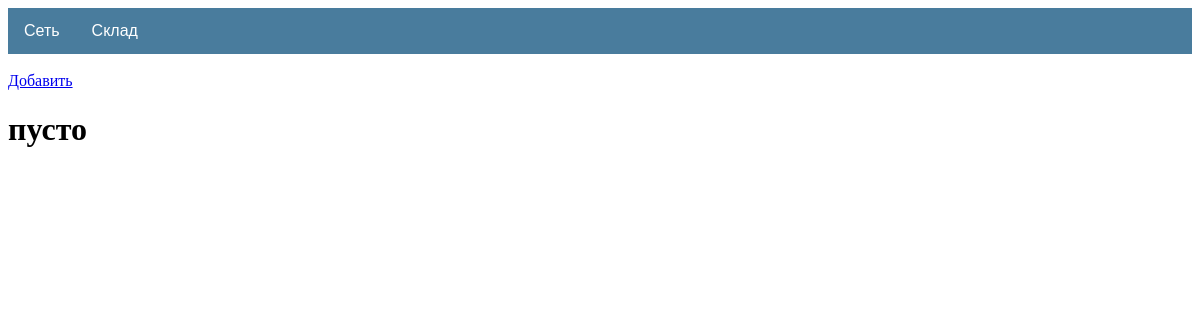
Before: /storage/objects/ with the older database file.
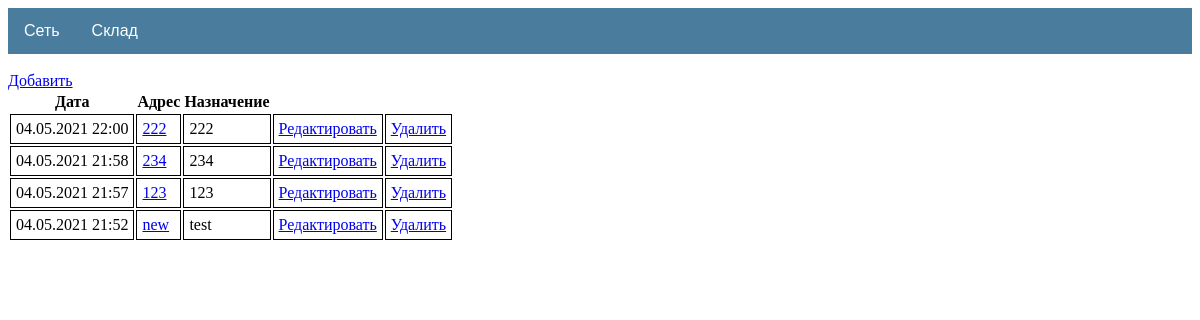
After: the same page with the newer database file.
### storage/models.py (models this page shows, shortened)
class Object(models.Model):
    date_create = models.DateTimeField(auto_now_add=True)
    address = models.CharField(max_length=20, blank=True, verbose_name='Адрес')
    purpose = models.CharField(max_length=20, blank=True, verbose_name='Назначение')
    note = models.CharField(max_length=50, blank=True, verbose_name='Примечание')
    slug = models.SlugField(max_length=100, unique=True, verbose_name='URL')
    class Meta:
        ordering = ['-id']

### storage/views.py (the view)
# urls.py: path('objects/', ObjectList.as_view(), name='object_list'),
class ObjectList(ListView):
    model = Object
    template_name = 'storage/object_list.html'
    context_object_name = 'object_list'

### templates/storage/object_list.html
{% extends 'default.html' %}
{% block content %}
<br>
<a href="{% url 'object_add' %}">Добавить</a>
{%  if object_list %}
<table>
    <tr>
        <th>
            Дата
        </th>
        <th>
            Адрес
        </th>
        <th>
            Назначение
        </th>
    </tr>
{% for object in object_list %}
    <tr>
        <td>
            {{ object.date_create | date:'d.m.Y H:i' }}
        </td>
        <td>
            <a href="{% url 'object_detail' object.slug %}">{{ object.address }}</a>
        </td>
        <td>
            {{ object.purpose }}
        </td>
        <td>
            <a href="{% url 'object_update' object.slug %}">Редактировать</a>
        </td>
        <td>
            <a href="{% url 'object_delete' object.slug %}">Удалить</a>
        </td>
    </tr>
{% endfor %}
</table>
{%  else %}
<h1>пусто</h1>
{% endif %}
{% endblock content %}

Changed rows visible on the page:
added Object: date_create "04.05.2021 22:00", address "222", purpose "222"
added Object: date_create "04.05.2021 21:58", address "234", purpose "234"
added Object: date_create "04.05.2021 21:57", address "123", purpose "123"
added Object: date_create "04.05.2021 21:52", address "new", purpose "test"
Other visible differences:
text no longer shown: "пусто"
text now shown: "Дата Адрес Назначение"
